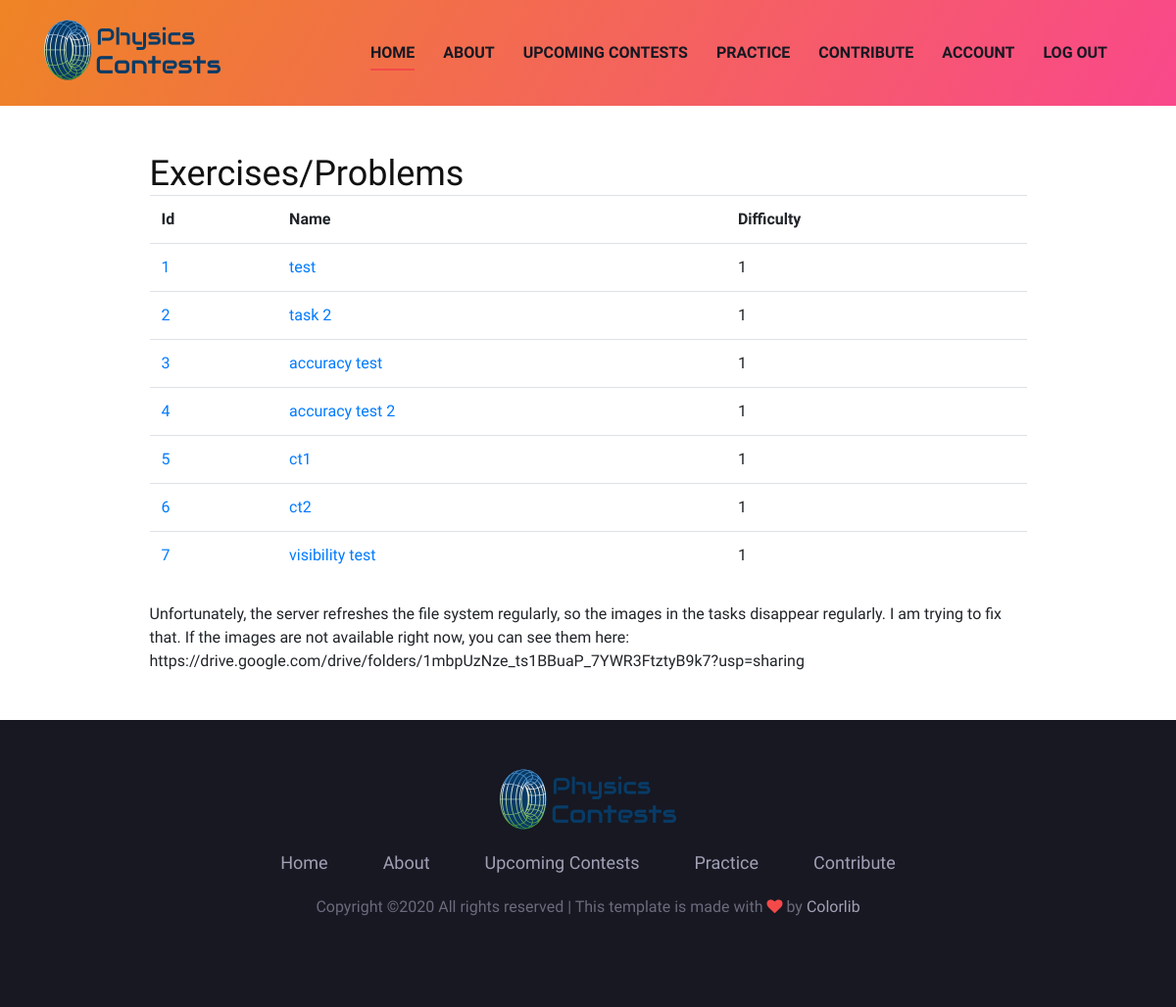
/practice/exercises (signed in), run on the app's committed database.
### physicscontests/models.py (models this page shows, shortened)
class Task(db.Model):
	visible = db.Column(db.Boolean,nullable=False,default=False)
	id = db.Column(db.Integer, primary_key=True)
	title = db.Column(db.String(200), unique=True, nullable=False)
	story = db.Column(db.Text, nullable=False)
	image_file = db.Column(db.String(200))
	task = db.Column(db.Text, nullable=False)
	solution = db.Column(db.Numeric, nullable=False)
	writeup = db.Column(db.Text, default="See the attached document for an explanation.")
	writeup2 = db.Column(db.String(400))
	difficulty = db.Column(db.Integer, nullable=False)
	author_id = db.Column(db.Integer, db.ForeignKey('user.id'))
	contest_id = db.Column(db.Integer, db.ForeignKey('contest.id'))
	solved_by_users = db.relationship("Solved_by", back_populates="solved")

### physicscontests/routes.py (the view)
@app.route("/practice/exercises")
def exercises():
	if current_user.is_authenticated:
		tasks = Task.query.filter(or_(Task.visible == True, Task.author == current_user)).order_by(Task.difficulty).all()
	else:
		tasks = Task.query.filter_by(visible=True).order_by(Task.difficulty).all()
	return render_template("exercises.html", tasks=tasks)

### physicscontests/__init__.py (called while the page is built)
def get_important_announcements():#should only be triggered once if there is something important
	announcements = []
	return announcements

def get_running_contests():
	contests_running = Contest.query.filter(Contest.start <= datetime.utcnow()).filter(Contest.end > datetime.utcnow()).all()
	return contests_running

def get_finished_contests():
	contests_finished = Contest.query.filter(Contest.end <= datetime.utcnow()).filter(Contest.end > datetime.utcnow() - timedelta(hours=1)).all()
	return contests_finished

### physicscontests/models.py (called while the page is built)
@login_manager.user_loader
def load_user(user_id):
	return User.query.get(int(user_id))

### physicscontests/templates/exercises.html
{% extends 'base.html' %}
{% block body %}
<div class="container mt-5 mb-5">
	<div class="col-lg-10 center-form">
		<h2>Exercises/Problems</h2>
		<table class="table">
			<tr>
				<th scope="col">Id</th>
				<th scope="col">Name</th>
				<th scope="col">Difficulty</th>
			</tr>
			{% for task in tasks %}
				<tr>
					<td><a href="{{ url_for('exercises') }}/{{ task.id }}">{{ task.id }}</a></td>
					<td><a href="{{ url_for('exercises') }}/{{ task.id }}">{{ task.title }}</a></td>
					<td>{{ task.difficulty }}</td>
				</tr>
			{% endfor %}
		</table>
		<div class="mt-4">
			Unfortunately, the server refreshes the file system regularly, so the images in the tasks disappear regularly. I am trying to fix that.
			If the images are not available right now, you can see them here: https://drive.google.com/drive/folders/1mbpUzNze_ts1BBuaP_7YWR3FtztyB9k7?usp=sharing
		</div>
	</div>
</div>
{% endblock %}

### physicscontests/static/css/style.css (style rules this page uses)
.center-form { margin-left: auto; margin-right: auto; }
html, body { height:100%; margin:0; }
body { display:flex; flex-direction:column; }
html, body { height: 100%; font-family: "Work Sans", sans-serif; -webkit-font-smoothing: antialiased; font-smoothing: antialiased; }
h1, h2, h3, h4, h5, h6 { margin: 0; color: #111111; font-weight: 400; font-family: "Work Sans", sans-serif; }
h2 { font-size: 36px; }

### data on the page
Task: id "1", title "test", difficulty "1"
Task: id "2", title "task 2", difficulty "1"
Task: id "3", title "accuracy test", difficulty "1"
Task: id "4", title "accuracy test 2", difficulty "1"
Task: id "5", title "ct1", difficulty "1"
Task: id "6", title "ct2", difficulty "1"
Task: id "7", title "visibility test", difficulty "1"
